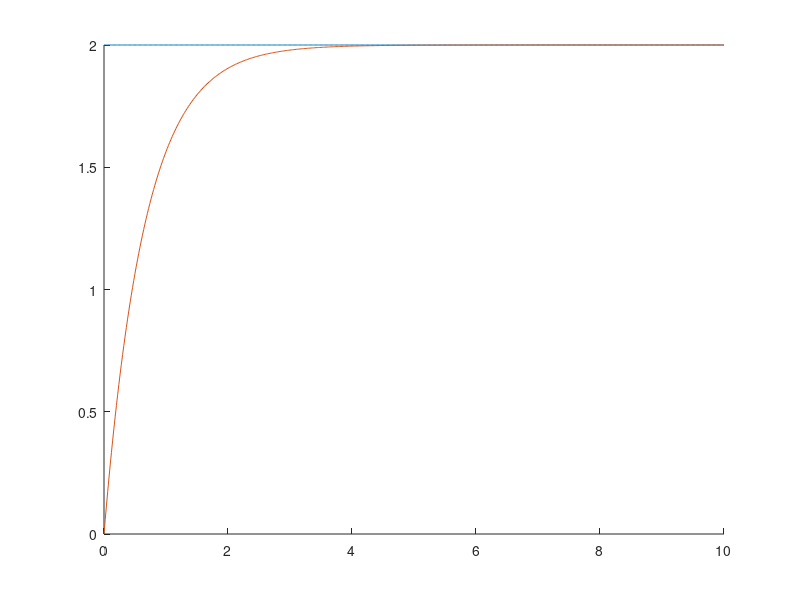

Write MATLAB code to recreate this figure.
% Step input response to 0.03
a=0.03;
time = 0:0.02:10;
input = 2+zeros(size(time));

output = zeros(size(time));
for iT=2:length(time)
    output(iT) = output(iT-1)*(1-a) + input(iT)*a;
end

hold on; plot(time, input, time, output);